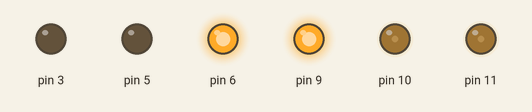
Recording of a sketch running on a simulated Arduino Uno, built with avr-gcc and run on an emulated ATmega328P. On the bench: output pins drawn as LEDs (lit = HIGH).

Above: at 0.05 s.
At 5.0 s:
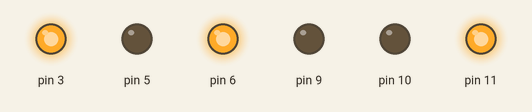
At 7.5 s:
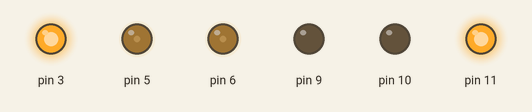
At 10.0 s:
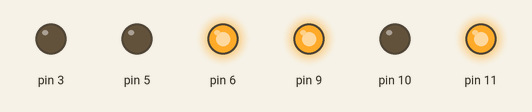
Timing chart, 0 to 13.0 s (numbered marks = the images above):
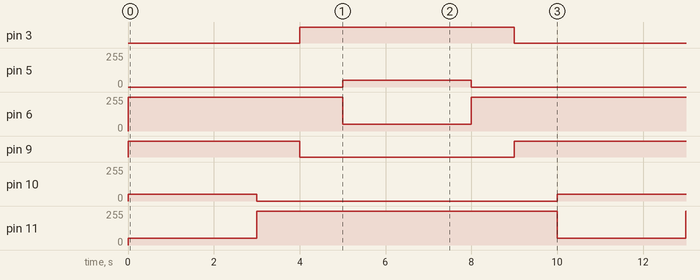

The sketch:

semaforo_rgb_doble_proto.ino
```cpp
/*
 * Semáforo doble RGB en proto
 * David Guzmán
 * 12 de julio de 2021
 *
 * Código generado usando TinkerCad.
 *
 *
 */
void setup()
{
  pinMode(6, OUTPUT);
  pinMode(3, OUTPUT);
  pinMode(5, OUTPUT);
  pinMode(11, OUTPUT);
  pinMode(9, OUTPUT);
  pinMode(10, OUTPUT);
}

void loop()
{
  analogWrite(6, 255);
  analogWrite(3, 0);
  analogWrite(5, 0);
  analogWrite(11, 51);
  analogWrite(9, 255);
  analogWrite(10, 51);
  delay(3000); // Wait for 3000 millisecond(s)
  analogWrite(6, 255);
  analogWrite(3, 0);
  analogWrite(5, 0);
  analogWrite(11, 255);
  analogWrite(9, 255);
  analogWrite(10, 0);
  delay(1000); // Wait for 1000 millisecond(s)
  analogWrite(6, 255);
  analogWrite(3, 255);
  analogWrite(5, 0);
  analogWrite(11, 255);
  analogWrite(9, 0);
  analogWrite(10, 0);
  delay(1000); // Wait for 1000 millisecond(s)
  analogWrite(6, 51);
  analogWrite(3, 255);
  analogWrite(5, 51);
  analogWrite(11, 255);
  analogWrite(9, 0);
  analogWrite(10, 0);
  delay(3000); // Wait for 3000 millisecond(s)
  analogWrite(6, 255);
  analogWrite(3, 255);
  analogWrite(5, 0);
  analogWrite(11, 255);
  analogWrite(9, 0);
  analogWrite(10, 0);
  delay(1000); // Wait for 1000 millisecond(s)
  analogWrite(6, 255);
  analogWrite(3, 0);
  analogWrite(5, 0);
  analogWrite(11, 255);
  analogWrite(9, 255);
  analogWrite(10, 0);
  delay(1000); // Wait for 1000 millisecond(s)
}
```

Measured:
- by itself, pin 3: alternates HIGH for 5.0 s and LOW for 5.0 s
- by itself, pin 5, pin 10: alternates 51/255 for 3.0 s and 0/255 for 7.0 s
- by itself, pin 6: repeats every 10.0 s: 51/255 3.0 s, 255/255 7.0 s
- by itself, pin 9: repeats every 10.0 s: LOW 5.0 s, HIGH 5.0 s
- by itself, pin 11: alternates 255/255 for 7.0 s and 51/255 for 3.0 s
